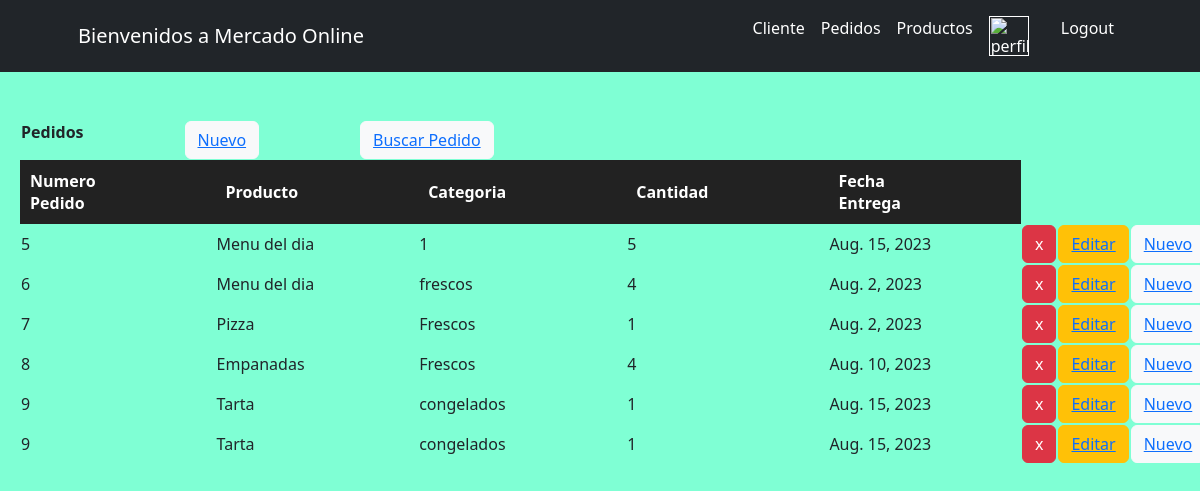
/MercadoApp/Pedidos/, run on an earlier commit of the app's database.
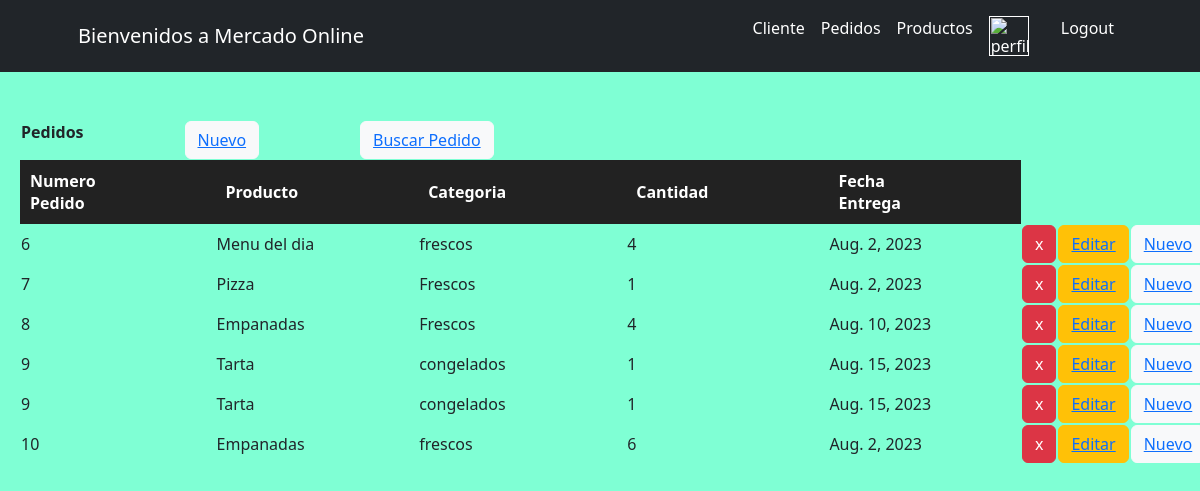
And on a later commit of the database.
### MercadoApp/models.py (models this page shows)
class Pedidos(models.Model):
    numero_pedido = models.IntegerField()
    nombre_producto = models.CharField(max_length=50)
    categoria_producto = models.CharField(max_length=50)
    cantidad = models.IntegerField()
    fecha_entrega = models.DateField()

### MercadoApp/views.py (the view)
# urls.py: path("Pedidos/", pedidos, name="Pedidos"),
def pedidos(request):
    avatar = getavatar(request)
    Pedido = Pedidos.objects.all()
    return render(request, "MercadoApp/Pedidos.html", {"Pedidos":Pedido, "avatar":avatar})

### MercadoApp/templates/MercadoApp/Pedidos.html (shortened to what this page needs)
<div>
    {% extends "MercadoApp/inicio.html" %}
    {% load static %}
        {% block contenidoQueCambia %}
            <div class="formPedidoFormulario">
            <table id="buscarPedido">
                <th><p>Pedidos</p>
                <th><button class="btn btn-light btnNuevoPedido"><a href="{% url 'pedidosFormulario' %}" >Nuevo</a></button></th>
                <th><button class="btn btn-light btnNuevoPedido"><a href="{% url 'getPedido' %}">Buscar Pedido</a></button></th>
            </table>
            <table id="tableInfoPedidos">
                <tr id="tituloTablaPedidos">
                    <th>Numero Pedido</th>
                    <th>Producto</th>
                    <th>Categoria </th>
                    <th>Cantidad   </th>
                    <th>Fecha Entrega</th>
                </tr>
                <tr>
                    {% for pedido in Pedidos %}
                        <tr>
                            <td>{{pedido.numero_pedido}}</td>
                            <td>{{pedido.nombre_producto}}</td>
                            <td>{{pedido.categoria_producto}}</td>
                            <td>{{pedido.cantidad}}</td>
                            <td>{{pedido.fecha_entrega}}</td>
                            <td><button class="btn btn-danger btnEliminar"><a href="{% url 'eliminarPedido' pedido.numero_pedido %}" >x</a></button></td>
                            <td><button class="btn btn-warning btnEditar"><a href="{% url 'editarPedido' pedido.numero_pedido %}" >Editar</a></button></td>
                            <td><button class="btn btn-light btnNuevoPedido"><a href="{% url 'pedidosFormulario' %}" >Nuevo</a></button></td>
                        </tr>
                    {% endfor%}
                </tr>
            </table>
            </div>
        {% endblock %}

What changed in the data, as far as the page shows it:
removed Pedidos: numero_pedido "5", nombre_producto "Menu del dia", categoria_producto "1", cantidad "5", fecha_entrega "Aug. 15, 2023"
added Pedidos: numero_pedido "10", nombre_producto "Empanadas", categoria_producto "frescos", cantidad "6", fecha_entrega "Aug. 2, 2023"
